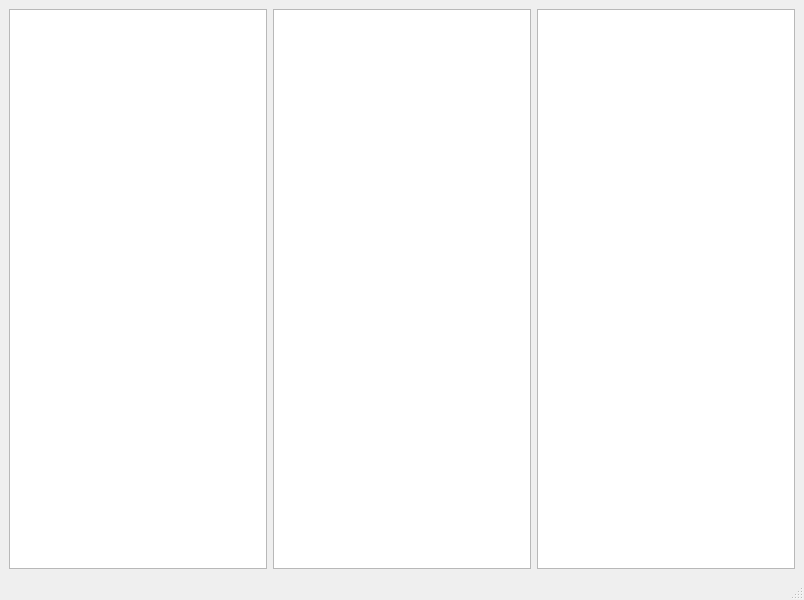
<?xml version="1.0" encoding="UTF-8"?>
<ui version="4.0">
 <class>MainWindow</class>
 <widget class="QMainWindow" name="MainWindow">
  <property name="geometry">
   <rect>
    <x>0</x>
    <y>0</y>
    <width>804</width>
    <height>600</height>
   </rect>
  </property>
  <property name="windowTitle">
   <string>MainWindow</string>
  </property>
  <widget class="QWidget" name="centralwidget">
   <layout class="QHBoxLayout" name="horizontalLayout">
    <item>
     <widget class="QListView" name="listView"/>
    </item>
    <item>
     <widget class="QGraphicsView" name="graphicsView"/>
    </item>
    <item>
     <widget class="QTextEdit" name="textEdit"/>
    </item>
   </layout>
  </widget>
  <widget class="QMenuBar" name="menubar">
   <property name="geometry">
    <rect>
     <x>0</x>
     <y>0</y>
     <width>804</width>
     <height>21</height>
    </rect>
   </property>
  </widget>
  <widget class="QStatusBar" name="statusbar"/>
 </widget>
 <resources/>
 <connections/>
</ui>
